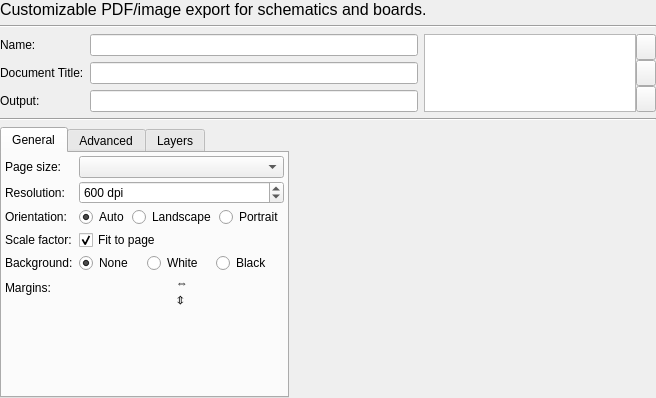
<?xml version="1.0" encoding="UTF-8"?>
<ui version="4.0">
 <class>librepcb::editor::GraphicsOutputJobWidget</class>
 <widget class="QWidget" name="librepcb::editor::GraphicsOutputJobWidget">
  <property name="geometry">
   <rect>
    <x>0</x>
    <y>0</y>
    <width>656</width>
    <height>398</height>
   </rect>
  </property>
  <property name="windowTitle">
   <string>Form</string>
  </property>
  <layout class="QVBoxLayout" name="verticalLayout_3" stretch="0,0,0,0,1">
   <property name="leftMargin">
    <number>0</number>
   </property>
   <property name="topMargin">
    <number>0</number>
   </property>
   <property name="rightMargin">
    <number>0</number>
   </property>
   <property name="bottomMargin">
    <number>0</number>
   </property>
   <item>
    <widget class="QLabel" name="label">
     <property name="font">
      <font>
       <pointsize>12</pointsize>
      </font>
     </property>
     <property name="text">
      <string>Customizable PDF/image export for schematics and boards.</string>
     </property>
     <property name="wordWrap">
      <bool>true</bool>
     </property>
    </widget>
   </item>
   <item>
    <widget class="Line" name="line">
     <property name="orientation">
      <enum>Qt::Horizontal</enum>
     </property>
    </widget>
   </item>
   <item>
    <layout class="QHBoxLayout" name="horizontalLayout" stretch="2,1,0">
     <property name="spacing">
      <number>0</number>
     </property>
     <item>
      <layout class="QFormLayout" name="formLayout_2">
       <property name="horizontalSpacing">
        <number>6</number>
       </property>
       <property name="verticalSpacing">
        <number>6</number>
       </property>
       <property name="rightMargin">
        <number>6</number>
       </property>
       <item row="0" column="0">
        <widget class="QLabel" name="label_4">
         <property name="text">
          <string>Name:</string>
         </property>
        </widget>
       </item>
       <item row="0" column="1">
        <widget class="QLineEdit" name="edtName"/>
       </item>
       <item row="1" column="0">
        <widget class="QLabel" name="label_2">
         <property name="text">
          <string>Document Title:</string>
         </property>
        </widget>
       </item>
       <item row="1" column="1">
        <widget class="QLineEdit" name="edtDocumentTitle"/>
       </item>
       <item row="2" column="0">
        <widget class="QLabel" name="label_3">
         <property name="text">
          <string>Output:</string>
         </property>
        </widget>
       </item>
       <item row="2" column="1">
        <widget class="QLineEdit" name="edtOutput"/>
       </item>
      </layout>
     </item>
     <item>
      <widget class="QListWidget" name="lstContent">
       <property name="sizePolicy">
        <sizepolicy hsizetype="Expanding" vsizetype="Ignored">
         <horstretch>0</horstretch>
         <verstretch>0</verstretch>
        </sizepolicy>
       </property>
       <property name="iconSize">
        <size>
         <width>16</width>
         <height>16</height>
        </size>
       </property>
      </widget>
     </item>
     <item>
      <layout class="QVBoxLayout" name="verticalLayout">
       <property name="spacing">
        <number>0</number>
       </property>
       <item>
        <widget class="QToolButton" name="btnAdd">
         <property name="sizePolicy">
          <sizepolicy hsizetype="Fixed" vsizetype="MinimumExpanding">
           <horstretch>0</horstretch>
           <verstretch>0</verstretch>
          </sizepolicy>
         </property>
         <property name="minimumSize">
          <size>
           <width>20</width>
           <height>20</height>
          </size>
         </property>
         <property name="maximumSize">
          <size>
           <width>20</width>
           <height>16777215</height>
          </size>
         </property>
         <property name="toolTip">
          <string>Add page(s) to document</string>
         </property>
         <property name="icon">
          <iconset>
           <normaloff>:/img/actions/add.png</normaloff>:/img/actions/add.png</iconset>
         </property>
        </widget>
       </item>
       <item>
        <widget class="QToolButton" name="btnCopy">
         <property name="sizePolicy">
          <sizepolicy hsizetype="Fixed" vsizetype="MinimumExpanding">
           <horstretch>0</horstretch>
           <verstretch>0</verstretch>
          </sizepolicy>
         </property>
         <property name="minimumSize">
          <size>
           <width>20</width>
           <height>20</height>
          </size>
         </property>
         <property name="maximumSize">
          <size>
           <width>20</width>
           <height>16777215</height>
          </size>
         </property>
         <property name="toolTip">
          <string>Duplicate the selected page(s)</string>
         </property>
         <property name="icon">
          <iconset>
           <normaloff>:/img/actions/copy.png</normaloff>:/img/actions/copy.png</iconset>
         </property>
        </widget>
       </item>
       <item>
        <widget class="QToolButton" name="btnRemove">
         <property name="sizePolicy">
          <sizepolicy hsizetype="Fixed" vsizetype="MinimumExpanding">
           <horstretch>0</horstretch>
           <verstretch>0</verstretch>
          </sizepolicy>
         </property>
         <property name="minimumSize">
          <size>
           <width>20</width>
           <height>20</height>
          </size>
         </property>
         <property name="maximumSize">
          <size>
           <width>20</width>
           <height>16777215</height>
          </size>
         </property>
         <property name="toolTip">
          <string>Remove the selected page(s)</string>
         </property>
         <property name="icon">
          <iconset>
           <normaloff>:/img/actions/minus.png</normaloff>:/img/actions/minus.png</iconset>
         </property>
        </widget>
       </item>
      </layout>
     </item>
    </layout>
   </item>
   <item>
    <widget class="Line" name="line_2">
     <property name="orientation">
      <enum>Qt::Horizontal</enum>
     </property>
    </widget>
   </item>
   <item>
    <layout class="QHBoxLayout" name="horizontalLayout_3" stretch="1,2">
     <item>
      <widget class="QTabWidget" name="tabWidget">
       <property name="currentIndex">
        <number>0</number>
       </property>
       <widget class="QWidget" name="tabGeneral">
        <attribute name="title">
         <string>General</string>
        </attribute>
        <layout class="QFormLayout" name="layoutGeometry">
         <property name="verticalSpacing">
          <number>3</number>
         </property>
         <property name="leftMargin">
          <number>3</number>
         </property>
         <property name="topMargin">
          <number>3</number>
         </property>
         <property name="rightMargin">
          <number>3</number>
         </property>
         <property name="bottomMargin">
          <number>3</number>
         </property>
         <item row="0" column="0">
          <widget class="QLabel" name="lblPageSize">
           <property name="text">
            <string>Page size:</string>
           </property>
          </widget>
         </item>
         <item row="0" column="1">
          <widget class="QComboBox" name="cbxPageSize"/>
         </item>
         <item row="1" column="0">
          <widget class="QLabel" name="lblResolution">
           <property name="text">
            <string>Resolution:</string>
           </property>
          </widget>
         </item>
         <item row="1" column="1">
          <widget class="QSpinBox" name="spbxResolutionDpi">
           <property name="suffix">
            <string notr="true"> dpi</string>
           </property>
           <property name="minimum">
            <number>1</number>
           </property>
           <property name="maximum">
            <number>2000</number>
           </property>
           <property name="singleStep">
            <number>100</number>
           </property>
           <property name="value">
            <number>600</number>
           </property>
          </widget>
         </item>
         <item row="2" column="0">
          <widget class="QLabel" name="lblOrientation">
           <property name="text">
            <string>Orientation:</string>
           </property>
          </widget>
         </item>
         <item row="2" column="1">
          <layout class="QHBoxLayout" name="layoutOrientation">
           <property name="spacing">
            <number>3</number>
           </property>
           <item>
            <widget class="QRadioButton" name="rbtnOrientationAuto">
             <property name="sizePolicy">
              <sizepolicy hsizetype="Fixed" vsizetype="Fixed">
               <horstretch>0</horstretch>
               <verstretch>0</verstretch>
              </sizepolicy>
             </property>
             <property name="text">
              <string>Auto</string>
             </property>
             <property name="checked">
              <bool>true</bool>
             </property>
             <attribute name="buttonGroup">
              <string notr="true">btnGrpOrientation</string>
             </attribute>
            </widget>
           </item>
           <item>
            <widget class="QRadioButton" name="rbtnOrientationLandscape">
             <property name="sizePolicy">
              <sizepolicy hsizetype="Fixed" vsizetype="Fixed">
               <horstretch>0</horstretch>
               <verstretch>0</verstretch>
              </sizepolicy>
             </property>
             <property name="text">
              <string>Landscape</string>
             </property>
             <attribute name="buttonGroup">
              <string notr="true">btnGrpOrientation</string>
             </attribute>
            </widget>
           </item>
           <item>
            <widget class="QRadioButton" name="rbtnOrientationPortrait">
             <property name="sizePolicy">
              <sizepolicy hsizetype="Minimum" vsizetype="Fixed">
               <horstretch>0</horstretch>
               <verstretch>0</verstretch>
              </sizepolicy>
             </property>
             <property name="text">
              <string>Portrait</string>
             </property>
             <attribute name="buttonGroup">
              <string notr="true">btnGrpOrientation</string>
             </attribute>
            </widget>
           </item>
          </layout>
         </item>
         <item row="3" column="0">
          <widget class="QLabel" name="lblScale">
           <property name="text">
            <string>Scale factor:</string>
           </property>
          </widget>
         </item>
         <item row="3" column="1">
          <layout class="QHBoxLayout" name="layoutScale">
           <item>
            <widget class="QCheckBox" name="cbxScaleAuto">
             <property name="text">
              <string>Fit to page</string>
             </property>
             <property name="checked">
              <bool>true</bool>
             </property>
            </widget>
           </item>
           <item>
            <widget class="librepcb::editor::UnsignedRatioEdit" name="spbxScaleFactor" native="true"/>
           </item>
          </layout>
         </item>
         <item row="4" column="0">
          <widget class="QLabel" name="lblBackground">
           <property name="text">
            <string>Background:</string>
           </property>
          </widget>
         </item>
         <item row="4" column="1">
          <layout class="QHBoxLayout" name="horizontalLayout_6">
           <item>
            <widget class="QRadioButton" name="rbtnBackgroundNone">
             <property name="sizePolicy">
              <sizepolicy hsizetype="Minimum" vsizetype="Fixed">
               <horstretch>0</horstretch>
               <verstretch>0</verstretch>
              </sizepolicy>
             </property>
             <property name="text">
              <string>None</string>
             </property>
             <property name="checked">
              <bool>true</bool>
             </property>
             <attribute name="buttonGroup">
              <string notr="true">btnGrpBackground</string>
             </attribute>
            </widget>
           </item>
           <item>
            <widget class="QRadioButton" name="rbtnBackgroundWhite">
             <property name="sizePolicy">
              <sizepolicy hsizetype="Minimum" vsizetype="Fixed">
               <horstretch>0</horstretch>
               <verstretch>0</verstretch>
              </sizepolicy>
             </property>
             <property name="text">
              <string>White</string>
             </property>
             <attribute name="buttonGroup">
              <string notr="true">btnGrpBackground</string>
             </attribute>
            </widget>
           </item>
           <item>
            <widget class="QRadioButton" name="rbtnBackgroundBlack">
             <property name="sizePolicy">
              <sizepolicy hsizetype="Minimum" vsizetype="Fixed">
               <horstretch>0</horstretch>
               <verstretch>0</verstretch>
              </sizepolicy>
             </property>
             <property name="text">
              <string>Black</string>
             </property>
             <attribute name="buttonGroup">
              <string notr="true">btnGrpBackground</string>
             </attribute>
            </widget>
           </item>
          </layout>
         </item>
         <item row="5" column="0">
          <widget class="QLabel" name="lblMargins">
           <property name="text">
            <string>Margins:</string>
           </property>
          </widget>
         </item>
         <item row="5" column="1">
          <layout class="QGridLayout" name="gridLayout">
           <property name="verticalSpacing">
            <number>3</number>
           </property>
           <item row="0" column="1">
            <widget class="QLabel" name="label_5">
             <property name="sizePolicy">
              <sizepolicy hsizetype="Fixed" vsizetype="Preferred">
               <horstretch>0</horstretch>
               <verstretch>0</verstretch>
              </sizepolicy>
             </property>
             <property name="text">
              <string notr="true">⇔</string>
             </property>
             <property name="alignment">
              <set>Qt::AlignCenter</set>
             </property>
            </widget>
           </item>
           <item row="0" column="2">
            <widget class="librepcb::editor::UnsignedLengthEdit" name="edtMarginRight" native="true"/>
           </item>
           <item row="0" column="0">
            <widget class="librepcb::editor::UnsignedLengthEdit" name="edtMarginLeft" native="true"/>
           </item>
           <item row="1" column="0">
            <widget class="librepcb::editor::UnsignedLengthEdit" name="edtMarginTop" native="true"/>
           </item>
           <item row="1" column="2">
            <widget class="librepcb::editor::UnsignedLengthEdit" name="edtMarginBottom" native="true"/>
           </item>
           <item row="1" column="1">
            <widget class="QLabel" name="label_6">
             <property name="sizePolicy">
              <sizepolicy hsizetype="Fixed" vsizetype="Preferred">
               <horstretch>0</horstretch>
               <verstretch>0</verstretch>
              </sizepolicy>
             </property>
             <property name="text">
              <string notr="true">⇕</string>
             </property>
             <property name="alignment">
              <set>Qt::AlignCenter</set>
             </property>
            </widget>
           </item>
          </layout>
         </item>
        </layout>
       </widget>
       <widget class="QWidget" name="tabAdvanced">
        <attribute name="title">
         <string>Advanced</string>
        </attribute>
        <layout class="QFormLayout" name="formLayout">
         <property name="verticalSpacing">
          <number>3</number>
         </property>
         <property name="leftMargin">
          <number>3</number>
         </property>
         <property name="topMargin">
          <number>3</number>
         </property>
         <property name="rightMargin">
          <number>3</number>
         </property>
         <property name="bottomMargin">
          <number>3</number>
         </property>
         <item row="0" column="0">
          <widget class="QLabel" name="lblTransformation">
           <property name="text">
            <string>Transformation:</string>
           </property>
          </widget>
         </item>
         <item row="0" column="1">
          <layout class="QHBoxLayout" name="horizontalLayout_4">
           <item>
            <widget class="QCheckBox" name="cbxRotate">
             <property name="text">
              <string>Rotate</string>
             </property>
            </widget>
           </item>
           <item>
            <widget class="QCheckBox" name="cbxMirror">
             <property name="text">
              <string>Mirror</string>
             </property>
            </widget>
           </item>
          </layout>
         </item>
         <item row="1" column="0">
          <widget class="QLabel" name="label_7">
           <property name="text">
            <string>Minimum line width:</string>
           </property>
          </widget>
         </item>
         <item row="1" column="1">
          <widget class="librepcb::editor::UnsignedLengthEdit" name="edtMinLineWidth" native="true"/>
         </item>
         <item row="2" column="0">
          <widget class="QLabel" name="lblColors">
           <property name="text">
            <string>Colors:</string>
           </property>
          </widget>
         </item>
         <item row="2" column="1">
          <widget class="QCheckBox" name="cbxMonochrome">
           <property name="text">
            <string>Monochrome</string>
           </property>
          </widget>
         </item>
        </layout>
       </widget>
       <widget class="QWidget" name="tabLayers">
        <attribute name="title">
         <string>Layers</string>
        </attribute>
        <layout class="QVBoxLayout" name="verticalLayout_4">
         <property name="spacing">
          <number>0</number>
         </property>
         <property name="leftMargin">
          <number>0</number>
         </property>
         <property name="topMargin">
          <number>0</number>
         </property>
         <property name="rightMargin">
          <number>0</number>
         </property>
         <property name="bottomMargin">
          <number>0</number>
         </property>
         <item>
          <widget class="QListWidget" name="lstLayerColors">
           <property name="frameShape">
            <enum>QFrame::NoFrame</enum>
           </property>
           <property name="horizontalScrollBarPolicy">
            <enum>Qt::ScrollBarAlwaysOff</enum>
           </property>
           <property name="editTriggers">
            <set>QAbstractItemView::NoEditTriggers</set>
           </property>
           <property name="iconSize">
            <size>
             <width>15</width>
             <height>15</height>
            </size>
           </property>
          </widget>
         </item>
        </layout>
       </widget>
      </widget>
     </item>
     <item>
      <widget class="librepcb::editor::GraphicsExportWidget" name="previewWidget" native="true">
       <property name="minimumSize">
        <size>
         <width>100</width>
         <height>0</height>
        </size>
       </property>
      </widget>
     </item>
    </layout>
   </item>
  </layout>
 </widget>
 <customwidgets>
  <customwidget>
   <class>librepcb::editor::GraphicsExportWidget</class>
   <extends>QWidget</extends>
   <header location="global">librepcb/editor/widgets/graphicsexportpreviewwidget.h</header>
   <container>1</container>
  </customwidget>
  <customwidget>
   <class>librepcb::editor::UnsignedLengthEdit</class>
   <extends>QWidget</extends>
   <header location="global">librepcb/editor/widgets/unsignedlengthedit.h</header>
   <container>1</container>
  </customwidget>
  <customwidget>
   <class>librepcb::editor::UnsignedRatioEdit</class>
   <extends>QWidget</extends>
   <header location="global">librepcb/editor/widgets/unsignedratioedit.h</header>
   <container>1</container>
  </customwidget>
 </customwidgets>
 <resources/>
 <connections/>
 <buttongroups>
  <buttongroup name="btnGrpBackground"/>
  <buttongroup name="btnGrpOrientation"/>
 </buttongroups>
</ui>
